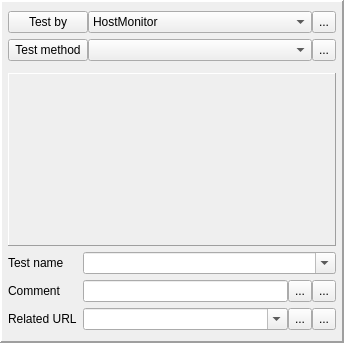
<?xml version="1.0" encoding="UTF-8"?>
<ui version="4.0">
 <class>TestEditWidget</class>
 <widget class="QFrame" name="TestEditWidget">
  <property name="geometry">
   <rect>
    <x>0</x>
    <y>0</y>
    <width>344</width>
    <height>343</height>
   </rect>
  </property>
  <property name="sizePolicy">
   <sizepolicy hsizetype="Expanding" vsizetype="Preferred">
    <horstretch>0</horstretch>
    <verstretch>0</verstretch>
   </sizepolicy>
  </property>
  <property name="frameShape">
   <enum>QFrame::Panel</enum>
  </property>
  <property name="frameShadow">
   <enum>QFrame::Raised</enum>
  </property>
  <property name="lineWidth">
   <number>2</number>
  </property>
  <layout class="QVBoxLayout" name="verticalLayout_4">
   <property name="spacing">
    <number>6</number>
   </property>
   <property name="sizeConstraint">
    <enum>QLayout::SetMinimumSize</enum>
   </property>
   <property name="leftMargin">
    <number>6</number>
   </property>
   <property name="topMargin">
    <number>9</number>
   </property>
   <property name="rightMargin">
    <number>6</number>
   </property>
   <item>
    <layout class="QGridLayout" name="gridLayout">
     <property name="bottomMargin">
      <number>6</number>
     </property>
     <property name="horizontalSpacing">
      <number>0</number>
     </property>
     <property name="verticalSpacing">
      <number>6</number>
     </property>
     <item row="1" column="2">
      <widget class="QToolButton" name="btnTestMethod">
       <property name="maximumSize">
        <size>
         <width>24</width>
         <height>24</height>
        </size>
       </property>
       <property name="toolTip">
        <string>Show tests tree</string>
       </property>
       <property name="statusTip">
        <string>Show tests tree</string>
       </property>
       <property name="text">
        <string>...</string>
       </property>
       <property name="icon">
        <iconset resource="../../qHostMonitor.qrc">
         <normaloff>:/img/foldersTree.png</normaloff>:/img/foldersTree.png</iconset>
       </property>
      </widget>
     </item>
     <item row="0" column="2">
      <widget class="QToolButton" name="btnAgent">
       <property name="maximumSize">
        <size>
         <width>24</width>
         <height>24</height>
        </size>
       </property>
       <property name="toolTip">
        <string>Choose Remote Monitoring Agent</string>
       </property>
       <property name="statusTip">
        <string>Choose Remote Monitoring Agent</string>
       </property>
       <property name="text">
        <string>...</string>
       </property>
       <property name="icon">
        <iconset resource="../../qHostMonitor.qrc">
         <normaloff>:/img/browse.png</normaloff>:/img/browse.png</iconset>
       </property>
      </widget>
     </item>
     <item row="0" column="0">
      <widget class="QPushButton" name="btnTestBy">
       <property name="whatsThis">
        <string>Test can be performed by HostMonitor itself (by default) or by Remote Monitoring Agent. You may select an agent from drop down list or click on a button (to the right of the field) to manage agent list. </string>
       </property>
       <property name="text">
        <string>Test by</string>
       </property>
      </widget>
     </item>
     <item row="0" column="1">
      <widget class="QComboBox" name="cmbAgent">
       <property name="currentIndex">
        <number>0</number>
       </property>
       <item>
        <property name="text">
         <string>HostMonitor</string>
        </property>
       </item>
      </widget>
     </item>
     <item row="1" column="1">
      <widget class="QComboBox" name="cmbTestMethod">
       <property name="sizePolicy">
        <sizepolicy hsizetype="Expanding" vsizetype="Fixed">
         <horstretch>0</horstretch>
         <verstretch>0</verstretch>
        </sizepolicy>
       </property>
      </widget>
     </item>
     <item row="1" column="0">
      <widget class="QPushButton" name="btnTestMethodLabel">
       <property name="text">
        <string>Test method</string>
       </property>
      </widget>
     </item>
    </layout>
   </item>
   <item>
    <widget class="QStackedWidget" name="stwTestMethod">
     <property name="sizePolicy">
      <sizepolicy hsizetype="Expanding" vsizetype="Preferred">
       <horstretch>0</horstretch>
       <verstretch>0</verstretch>
      </sizepolicy>
     </property>
     <property name="frameShape">
      <enum>QFrame::Panel</enum>
     </property>
     <property name="frameShadow">
      <enum>QFrame::Raised</enum>
     </property>
    </widget>
   </item>
   <item>
    <layout class="QFormLayout" name="formLayout">
     <property name="verticalSpacing">
      <number>6</number>
     </property>
     <item row="0" column="0">
      <widget class="QLabel" name="lblTestName">
       <property name="text">
        <string>Test name</string>
       </property>
       <property name="buddy">
        <cstring>cmbTestName</cstring>
       </property>
      </widget>
     </item>
     <item row="0" column="1">
      <widget class="QComboBox" name="cmbTestName">
       <property name="sizePolicy">
        <sizepolicy hsizetype="Expanding" vsizetype="Fixed">
         <horstretch>0</horstretch>
         <verstretch>0</verstretch>
        </sizepolicy>
       </property>
       <property name="whatsThis">
        <string>The name of the test; HostMonitor auto populates this field with a suggested name based on the type and other test parameters; you can change that name to whatever name you want.</string>
       </property>
       <property name="editable">
        <bool>true</bool>
       </property>
       <property name="duplicatesEnabled">
        <bool>false</bool>
       </property>
      </widget>
     </item>
     <item row="1" column="0">
      <widget class="QLabel" name="lblTestComment">
       <property name="text">
        <string>Comment</string>
       </property>
       <property name="buddy">
        <cstring>ledTestComment</cstring>
       </property>
      </widget>
     </item>
     <item row="1" column="1">
      <layout class="QHBoxLayout" name="horizontalLayout_6">
       <property name="spacing">
        <number>0</number>
       </property>
       <item>
        <widget class="QLineEdit" name="ledTestComment">
         <property name="whatsThis">
          <string>Here you may provide any comments that make sense to you. You can specify one-line comment directly in the Test Properties dialog or press  button to bring-up popup dialog for entering multi-line comments.</string>
         </property>
        </widget>
       </item>
       <item>
        <widget class="QToolButton" name="btnTestCommentLines">
         <property name="maximumSize">
          <size>
           <width>24</width>
           <height>24</height>
          </size>
         </property>
         <property name="text">
          <string>...</string>
         </property>
         <property name="icon">
          <iconset resource="../../qHostMonitor.qrc">
           <normaloff>:/img/foldersTree.png</normaloff>:/img/foldersTree.png</iconset>
         </property>
        </widget>
       </item>
       <item>
        <widget class="QToolButton" name="btnTestCommentText">
         <property name="maximumSize">
          <size>
           <width>24</width>
           <height>24</height>
          </size>
         </property>
         <property name="text">
          <string>...</string>
         </property>
         <property name="icon">
          <iconset resource="../../qHostMonitor.qrc">
           <normaloff>:/img/loupe.png</normaloff>:/img/loupe.png</iconset>
         </property>
        </widget>
       </item>
      </layout>
     </item>
     <item row="2" column="0">
      <widget class="QLabel" name="lblTestRelatedURL">
       <property name="text">
        <string>Related URL</string>
       </property>
       <property name="buddy">
        <cstring>cmbTestRelatedURL</cstring>
       </property>
      </widget>
     </item>
     <item row="2" column="1">
      <layout class="QHBoxLayout" name="horizontalLayout_7">
       <property name="spacing">
        <number>0</number>
       </property>
       <item>
        <widget class="QComboBox" name="cmbTestRelatedURL">
         <property name="sizePolicy">
          <sizepolicy hsizetype="Expanding" vsizetype="Fixed">
           <horstretch>0</horstretch>
           <verstretch>0</verstretch>
          </sizepolicy>
         </property>
         <property name="whatsThis">
          <string>For each test, a related URL can be specified. By adding this property to the list of visible columns or to a report, you will make the related URLs appear in the test list view or report sheet. In HTML reports, URLs appear as hyperlinks. In the list view, tests with a related URL will have a popup menu item that launches the associated program (typically, your default Internet browser).</string>
         </property>
         <property name="inputMethodHints">
          <set>Qt::ImhUrlCharactersOnly</set>
         </property>
         <property name="editable">
          <bool>true</bool>
         </property>
        </widget>
       </item>
       <item>
        <widget class="QToolButton" name="btnTestUrlFileSelect">
         <property name="maximumSize">
          <size>
           <width>24</width>
           <height>24</height>
          </size>
         </property>
         <property name="text">
          <string>...</string>
         </property>
         <property name="icon">
          <iconset resource="../../qHostMonitor.qrc">
           <normaloff>:/img/open.png</normaloff>:/img/open.png</iconset>
         </property>
        </widget>
       </item>
       <item>
        <widget class="QToolButton" name="btnTestUrlOpen">
         <property name="maximumSize">
          <size>
           <width>24</width>
           <height>24</height>
          </size>
         </property>
         <property name="text">
          <string>...</string>
         </property>
         <property name="icon">
          <iconset resource="../../qHostMonitor.qrc">
           <normaloff>:/img/misc/urlTests.png</normaloff>:/img/misc/urlTests.png</iconset>
         </property>
        </widget>
       </item>
      </layout>
     </item>
    </layout>
   </item>
  </layout>
 </widget>
 <resources>
  <include location="../../qHostMonitor.qrc"/>
 </resources>
 <connections/>
</ui>
